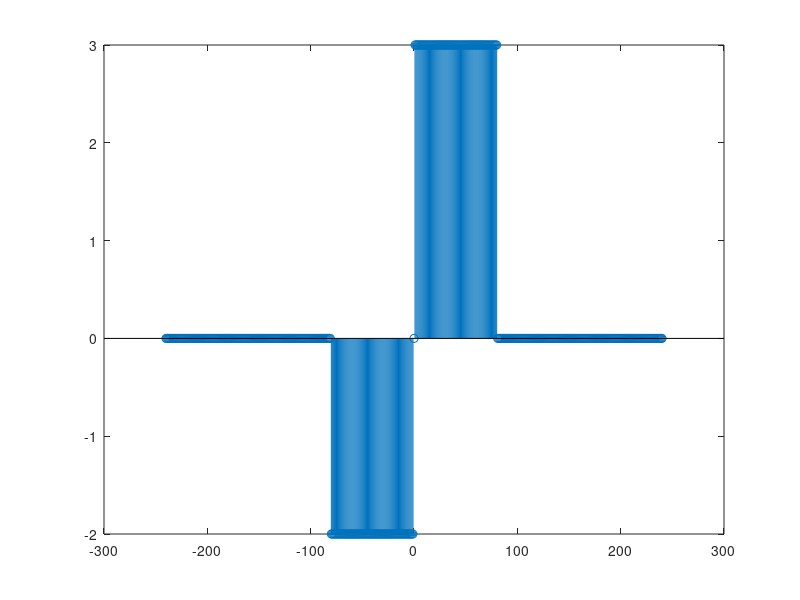

Write the MATLAB code that produced this figure. (Note: this script raises an error after producing the figure.)
% create g(t)
Ts = 1/(20*randi([2,6]));
t = -3:Ts:3;

g = zeros(1,length(t));
g(2/Ts+1:3/Ts) = -2;
g(3/Ts+1) = 0;
g(3/Ts+2:4/Ts+1) = 3;

% plot g(n*Ts) in stem plot
stem(linspace(-3/Ts, 3/Ts, length(t)), g);

% generation of gr's
dur = 6;

gr1 = DtoA(0, Ts, dur, g);
gr2 = DtoA(1, Ts, dur, g);
gr3 = DtoA(2, Ts, dur, g);

figure;

plot(linspace(-3,3, length(gr1)), gr1);
xlabel('t');
ylabel('g_r1(t)');
title('Reconstruction g_r1(t) vs t Graph (Zero-Order Interpolation)');

figure;

plot(linspace(-3,3, length(gr2)), gr2);
xlabel('t');
ylabel('g_r2(t)');
title('Reconstruction g_r2(t) vs t Graph (Linear Interpolation)');

figure;

plot(linspace(-3,3, length(gr3)), gr3);
xlabel('t');
ylabel('g_r3(t)');
title('Reconstruction g_r3(t) vs t Graph (Ideal Interpolation)');

function [xR] = DtoA(type,Ts,dur,Xn)
    p = generateInterp(type, Ts, dur);
    l = length(Xn)*500+length(p);
    xR = zeros(1,l );
    for x = 1: length(Xn)
        xR(1+500*(x-1): 500*(x-1) + length(p)) = Xn(x)*p+ xR(1+500*(x-1): 500*(x-1) +length(p));
    end
    xR = xR(250*length(Xn)+1:end-250*length(Xn));
end

% generate interpolation function
function [p]=generateInterp(type,Ts,dur)
    t = -dur/2 : Ts/500 : dur/2 -Ts/500;
    % zero-order
    if type == 0
        p =zeros(1,length(t));
        p(t>=-1/2*Ts & t < 1/2*Ts) = 1;

    % linear
    elseif type == 1
        p = zeros(1, length(t));
        p(t>-Ts & t <Ts) = 1-abs(t(t>-Ts & t < Ts))/Ts;

    % ideal
    elseif type == 2
        p = sin(pi*t/Ts)./ (pi* t/Ts);
        p(t==0) = 1;
    end
end